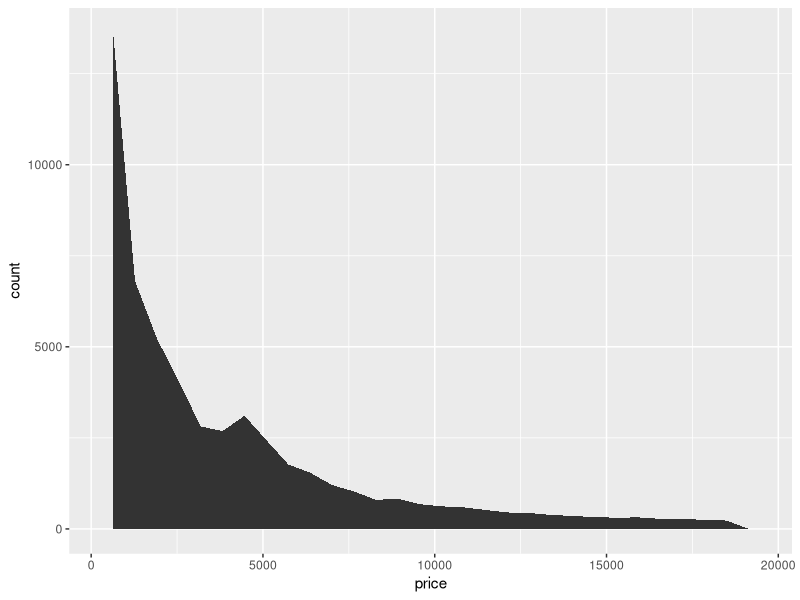
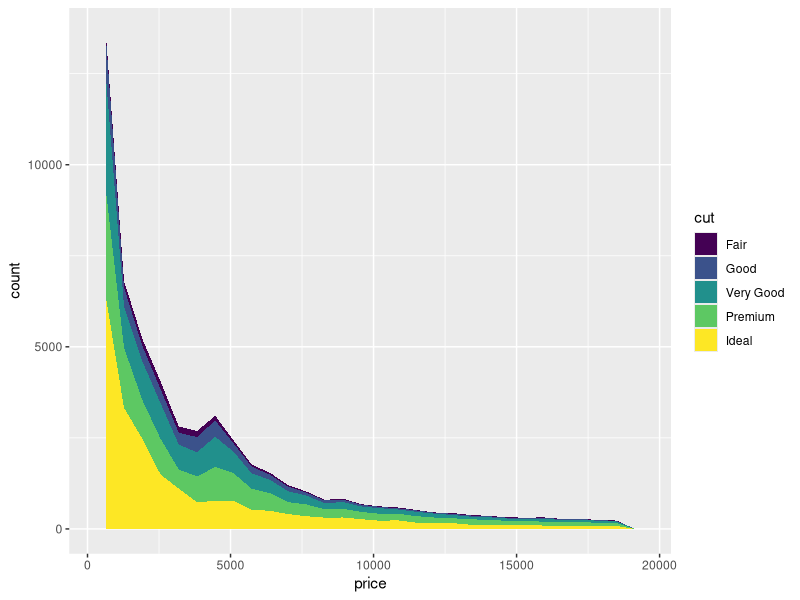
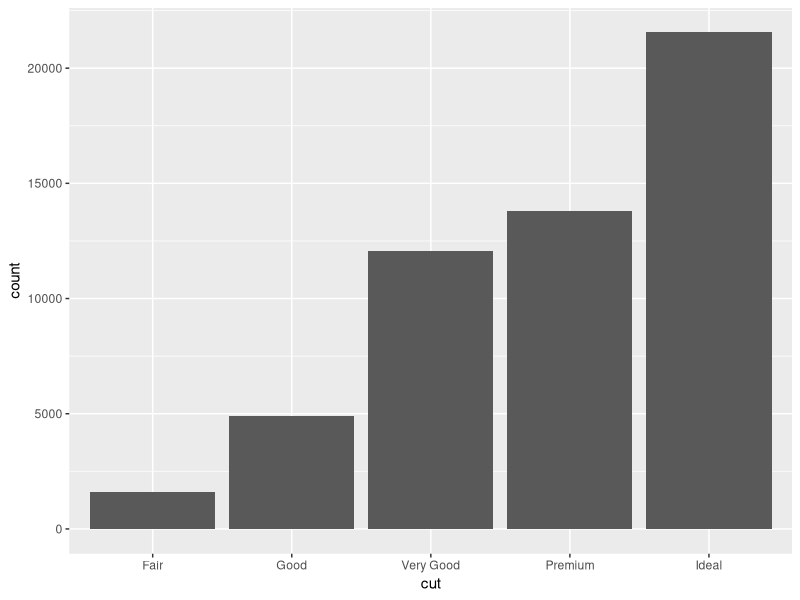
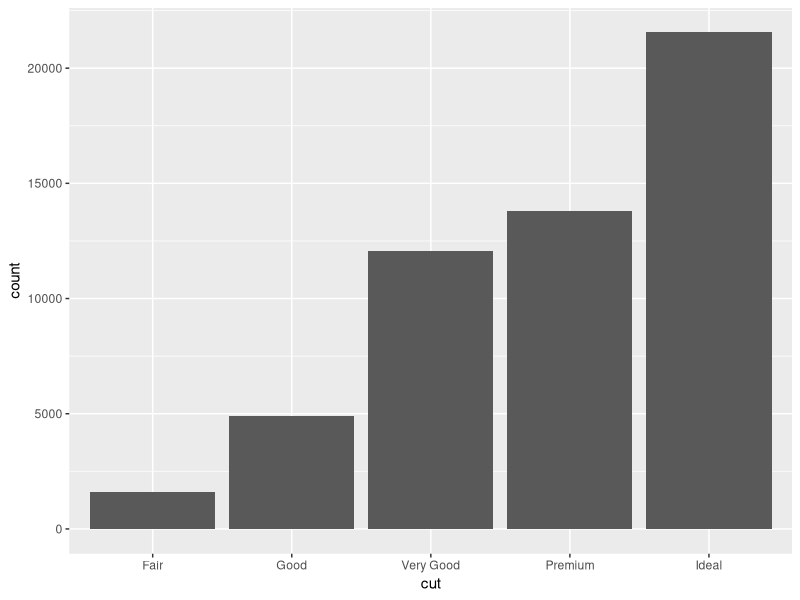
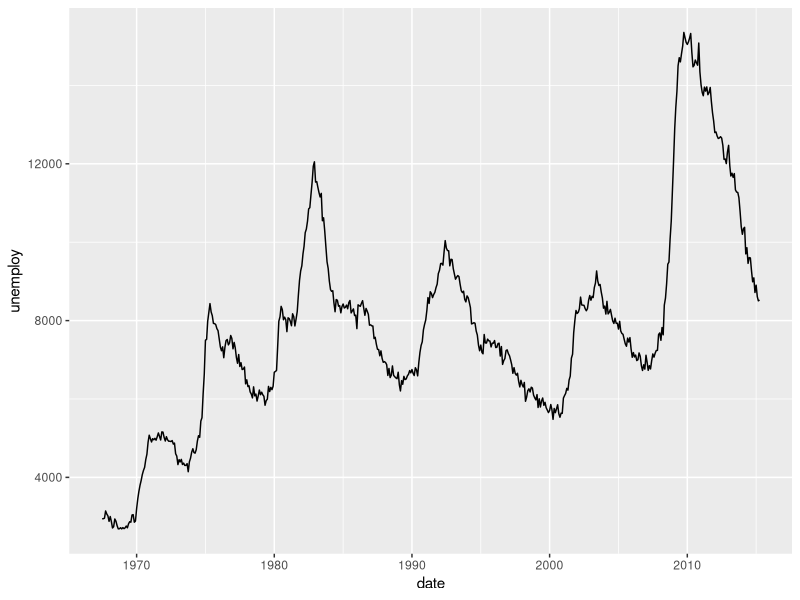
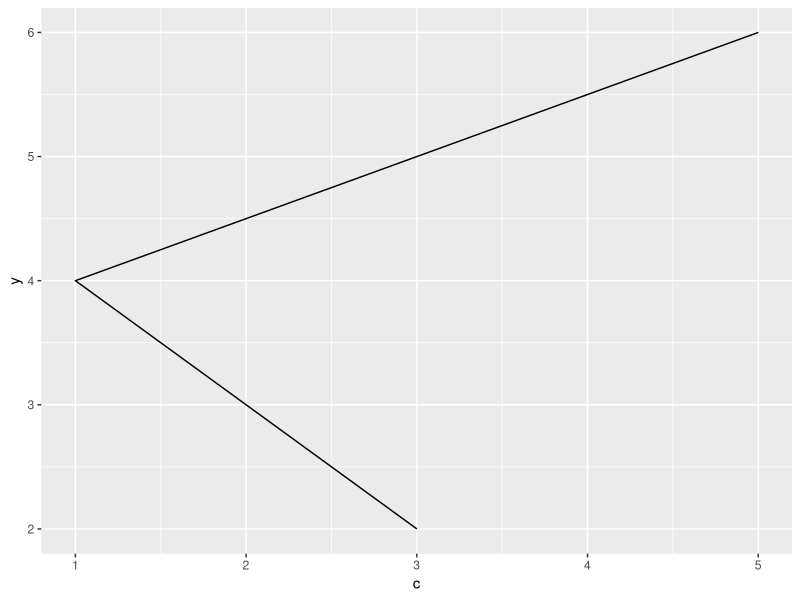
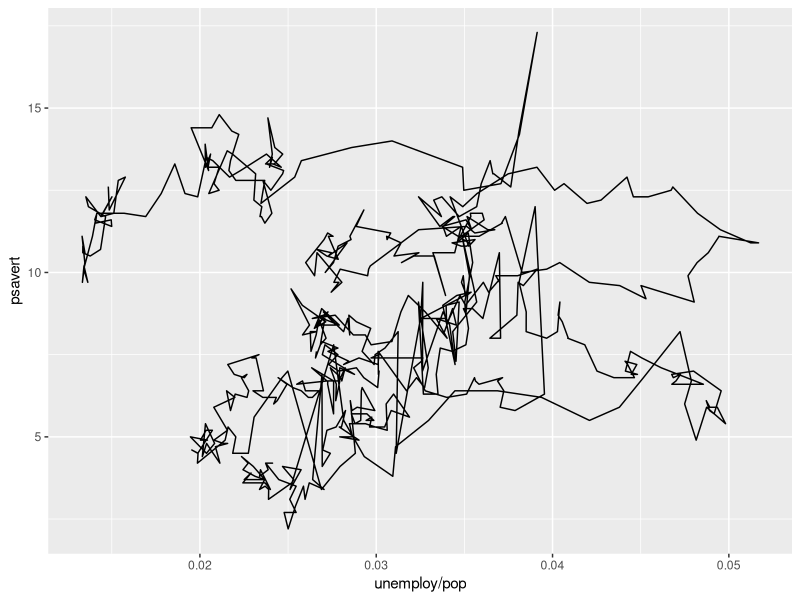
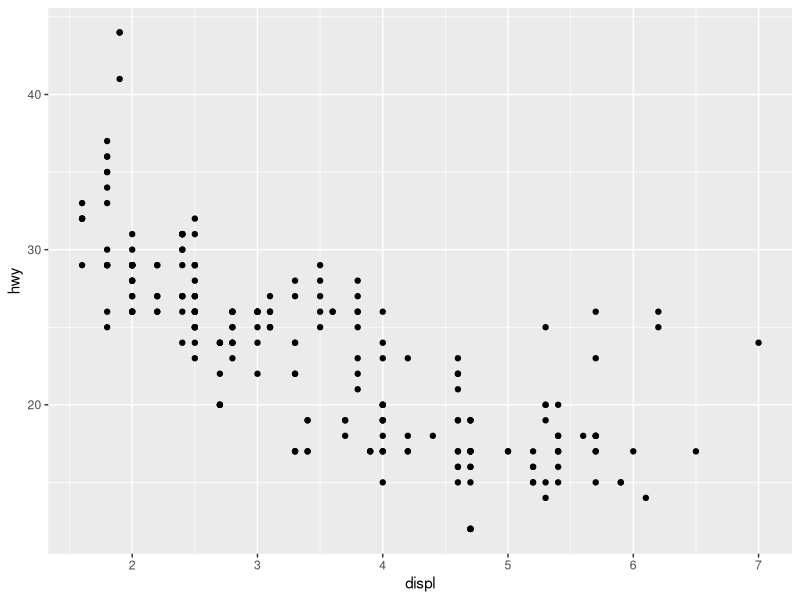

Recreate these plots in R, in order.
## ---- chunk 1
# ggplot2 is attached with the tidyverse
library(tidyverse)

# some example data
df <- data.frame(
  c = c(3, 1, 5),
  y = c(2, 4, 6),
  label = c("a", "b", "c")
)
## ---- chunk 2
ggplot(diamonds, aes(x = price)) +
  geom_area(stat = "bin")
## ---- chunk 3
ggplot(diamonds, aes(x = price, fill = cut)) +
  geom_area(stat = "bin")
## ---- chunk 4
ggplot(diamonds, aes(cut)) +
  geom_bar()
## ---- chunk 5
# Why, though? Perhaps I want to do my own aggregation
data_diamond_count <- 
  diamonds |>
  count(cut, name = "count")

ggplot(data_diamond_count, aes(cut, count)) +
  geom_bar(stat = "identity")
## ---- chunk 6
ggplot(economics, aes(x = date, y = unemploy)) +
  geom_line()
## ---- chunk 7
ggplot(df, aes(c, y)) +
  geom_path()
## ---- chunk 8
ggplot(economics, aes(unemploy / pop, psavert)) +
  geom_path()
## ---- chunk 9
ggplot(mpg, aes(x = displ, y = hwy)) + 
  geom_point()
## ---- chunk 10
ggplot(mpg, aes(x = displ, y = hwy, shape = factor(cyl))) + 
  geom_point()
## ---- chunk 11
ggplot(df, aes(c, y)) +
  geom_polygon()
## ---- chunk 12
ggplot(mpg, aes(hwy)) + 
  geom_histogram() 
## ---- chunk 13
ggplot(df, aes(c, y)) + 
  geom_tile() 
## ---- chunk 14
# Filtering to simplify the example
mpg |> 
  filter(manufacturer == "ford") |>
  ggplot(aes(displ, hwy, label = model)) +
    geom_text()
## ---- chunk 15
mpg |> 
  filter(manufacturer == "ford") |>
  ggplot(aes(displ, hwy, label = model)) +
    geom_text(position = position_dodge(width = 0.2), angle = 45)
## ---- chunk 16
ggplot(data_diamond_count, aes(cut, count)) +
  geom_col()
## ---- chunk 17
ggplot(diamonds, aes(x = factor(1), fill = factor(cut))) +
  geom_bar(width = 1) +
  coord_polar(theta = "y")
## ---- chunk 18
df <- data.frame(
  x = c(3, 1, 5), 
  y = c(2, 4, 6), 
  label = c("a","b","c")
)

p <- ggplot(df, aes(x, y, label = label)) + 
  labs(x = NULL, y = NULL) + # Hide axis label
  theme(plot.title = element_text(size = 12))
## ---- chunk 19
p + geom_path()
## ---- chunk 20
p + geom_polygon() 
## ---- chunk 21
p + geom_line() 
## ---- chunk 22
ggplot(mpg, aes(displ, hwy)) + 
  geom_point() + 
  geom_smooth()
## ---- chunk 23
ggplot(mpg, aes(drv, hwy)) + 
  geom_boxplot()
## ---- chunk 24
ggplot(mpg, aes(drv, hwy)) + 
  geom_violin()
